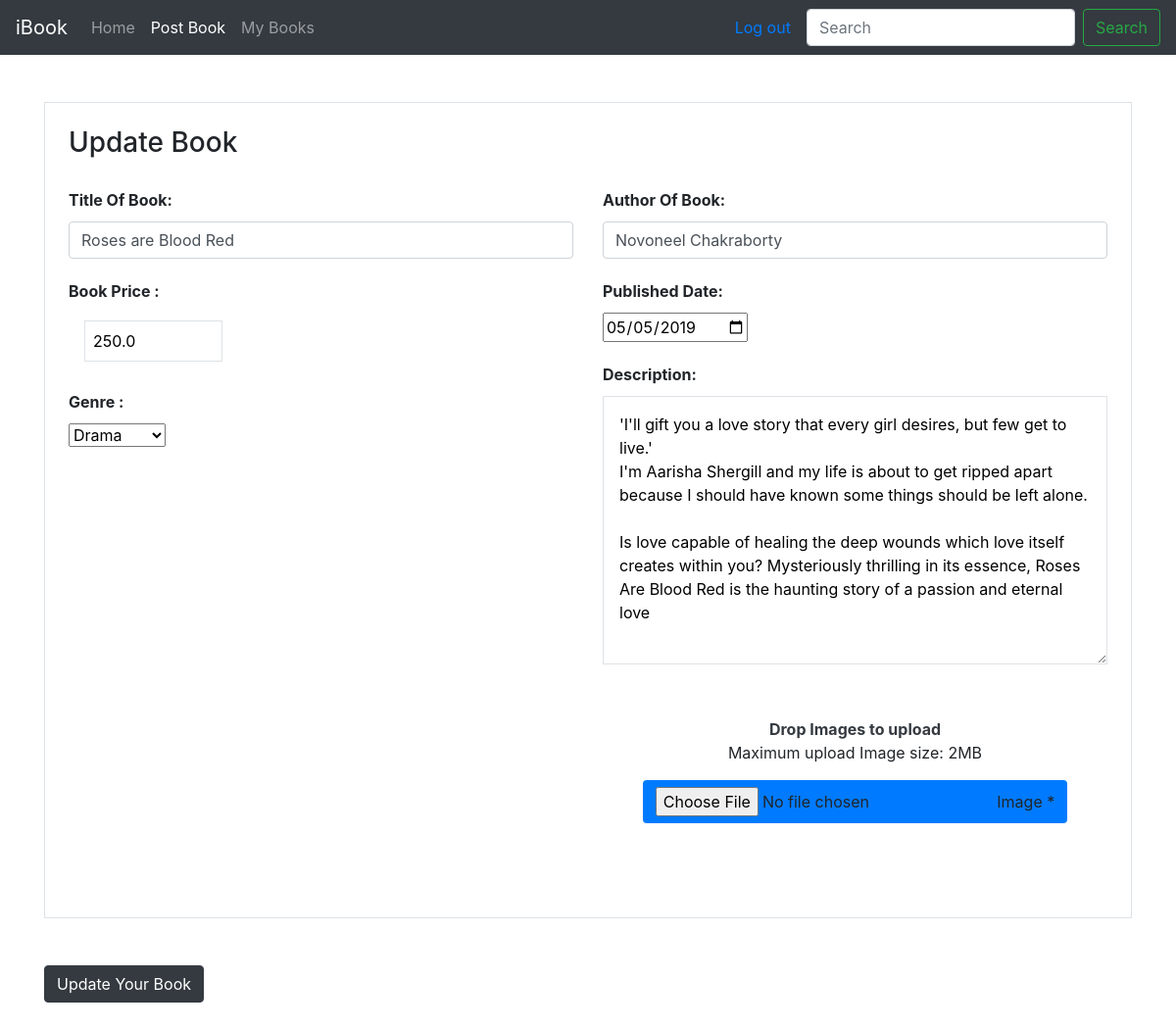
The page /update/5 (signed in) on the database its author committed.
### app1/models.py (models this page shows)
class Book(models.Model):
    owner = models.ForeignKey(User, on_delete=models.CASCADE, null=True, related_name='owner')
    title = models.CharField(max_length=50,null=False,default='No Title')
    author =models.CharField(max_length= 50, null=False,default='No name')
    description = models.TextField(max_length=1000 , null=False,default='Null')
    price = models.FloatField(null=False, default='Not on sale')
    image1 = models.ImageField(upload_to='images/', default='No images')
    genre = MultiSelectField(choices= CHOICES , default='No Choice')
    post_date = models.DateField(blank=True,null=True)
    published = models.DateField(blank=True,null=True)

### app1/views.py (the view)
# urls.py: path('update/<int:id>', views.update , name='update'),
@login_required(login_url='/login')
def update(request,id):
    book = Book.objects.get(id=id)
    form = BookForm(request.POST or None, request.FILES or None, instance=book)
    if form.is_valid():
        book.post_date = datetime.now()
        form.save()
        return redirect('/my_ads/')
    return render(request, 'app1/post.html', {'form': form, 'book': book})

### app1/forms.py
class BookForm(forms.ModelForm):
    title = forms.CharField(widget=forms.TextInput(attrs={'placeholder': "Title of your Book"}))
    author = forms.CharField(widget=forms.TextInput(attrs={'placeholder': "Author"}))
    description = forms.CharField(widget=forms.Textarea(attrs={'placeholder': "Description"}))
    price = forms.FloatField(widget=forms.TextInput(attrs={'placeholder': "Price"}))
    genre = MultiSelectField(choices=CHOICES)
    image1 = forms.ImageField(help_text='max. 3 megabytes', widget=forms.FileInput(attrs={'accept': "image/*"}),required=True)
    class Meta:
        model = Book
        fields = ('title','author','description','price','genre','image1','published')

### templates/app1/post.html (shortened to what this page needs)
{% extends 'base.html'%}
{% load widget_tweaks %}
{% block postactive %} active {% endblock postactive %}
{%block body %}
<section class="ad-post bg-gray py-5">
    <div class="container">
        <form method="POST" enctype= "multipart/form-data">
            <fieldset class="border border-gary p-4 mb-5">
                    <div class="row">
                        {% if book %}
                        <div class="col-lg-12">
                            <h3>Update Book</h3>
                        </div>
                        {% else %}
                        <div class="col-lg-12">
                            <h3>Post Book</h3>
                        </div>
                        {% endif %}
                        <div class="col-lg-6">
                            <h6 class="font-weight-bold pt-4 pb-1">Title Of Book:</h6>
                            {% render_field form.title class+="form-control" %}
                            <div class="price">
                                <h6 class="font-weight-bold pt-4 pb-1">Book Price :</h6>
                                <div class="row px-3">
                                    <div class="col-lg-4 mr-lg-4 rounded bg-white my-2 ">
                                        {% render_field form.price class+="border w-100 p-2 bg-white text-capitalize" %}
                                    </div>
                                </div>
                            </div>
                            <div class="form-group">
									<h6 class="font-weight-bold pt-4 pb-1">Genre :</h6>
									{% render_field form.genre class+="" %}
							</div>
                        </div>
                        <div class="col-lg-6">
                            <h6 class="font-weight-bold pt-4 pb-1">Author Of Book:</h6>
                            {% render_field form.author class+="form-control" %}
                            <h6 class="font-weight-bold pt-4 pb-1">Published Date:</h6>
                            {% render_field form.published type+="date" %}
                            <h6 class="font-weight-bold pt-4 pb-1">Description:</h6>
                            {% render_field form.description class+="border p-3 w-100" %}
                            <div class="choose-file text-center my-4 py-4 rounded">
                                <label >
                                    <span class="d-block font-weight-bold text-dark">Drop Images to upload</span>
                                    <span class="d-block">Maximum upload Image size: 2MB </span>
                                    <span class="btn bg-primary text-black my-3 select-files">
                                        {% render_field  form.image1 %} Image *
                                    </span>
                                </label>
                            </div>
                        </div>
                    </div>
            </fieldset>
            {% if book %}
                <button type="submit" class="btn btn-dark">Update Your Book</button>
            {% else %}
                <button type="submit" class="btn btn-dark">Post Your Book</button>
            {% endif %}
        </form>
    </div>
</section>
{% endblock %}

### rows shown on the page
Book: title "Roses are Blood Red", price "250.0", genre "Drama", author "Novoneel Chakraborty", published "05/05/2019", description "'I'll gift you a love story that every girl desires, but few get to live.' I'm Aarisha Shergill and my life is about to get ripped apart because I should have known some things should be left alone. Is love capable of healing the deep wounds which love itself creates within you? Mysteriously thrilling in its essence, Roses Are Blood Red is the haunting story of a passion and eternal love"
